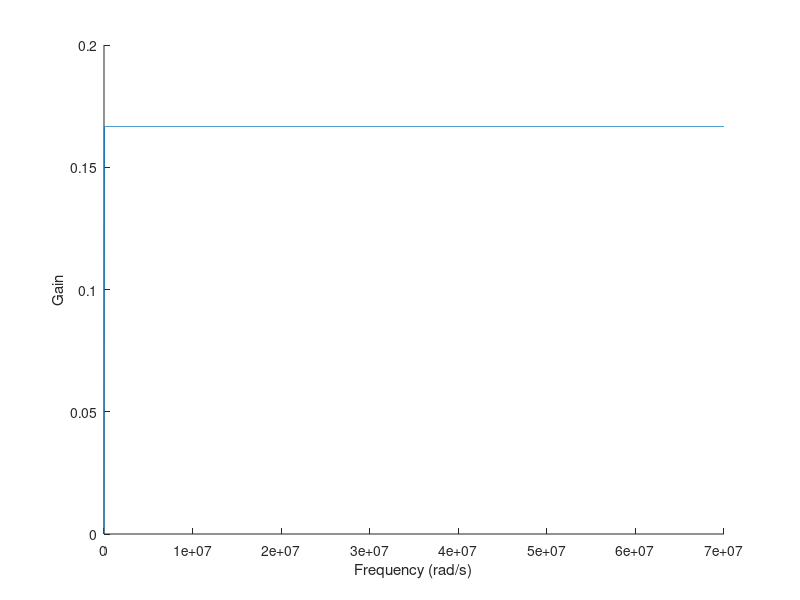

Recreate this plot in MATLAB.
#!/usr/bin/octave
%plots tether C vs tether gain

%given parameters
R1=5e3;
R2=1e3;
C=.1e-6;

function out = F(C,R1,R2,w)
	s = i*w;
	out=abs(((R2*C.*s))./((R1+R2)*C.*s + 1))
endfunction

low_bound = 0;
high_bound = 70e6
data_points = 2000;

w=[low_bound:(high_bound-low_bound)/data_points:high_bound]

hold on
plot(w,F(C,R1,R2,w))
xlabel('Frequency (rad/s)')
ylabel('Gain')

pause
